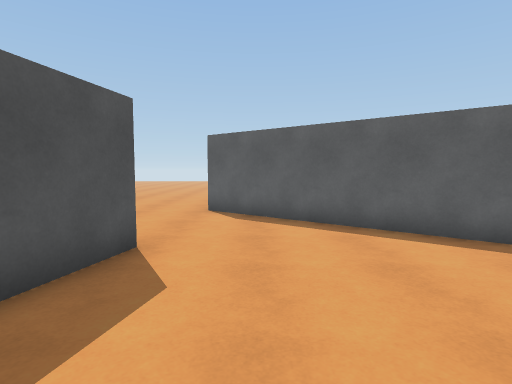
view 1 (above)

24 first-person views from a walk through a 3-D level made in the Unity game engine. The camera is 1.4 m above the floor, tilts 4° down and sees 80° across. The floor is counted in squares, 1 m on a side. Each view is taken from the middle of a square. On the plan, view 1 faces up. The plan holds only what a view shows up to about 14 squares ahead; the rest is blank. The place goes on beyond the plan.

view 2
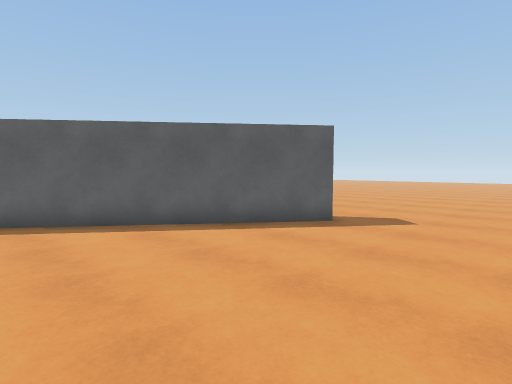

view 3
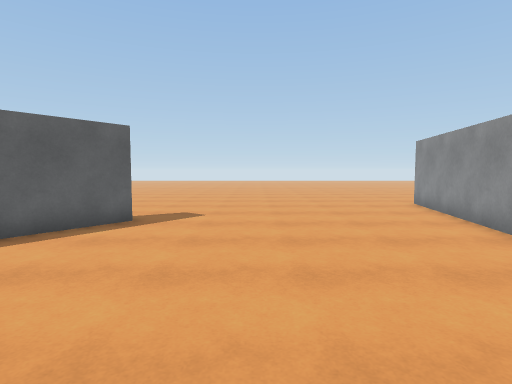

view 4
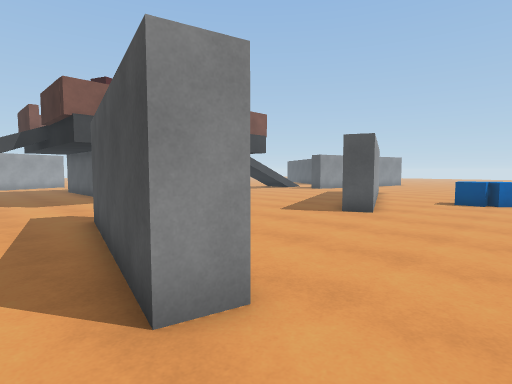

view 5
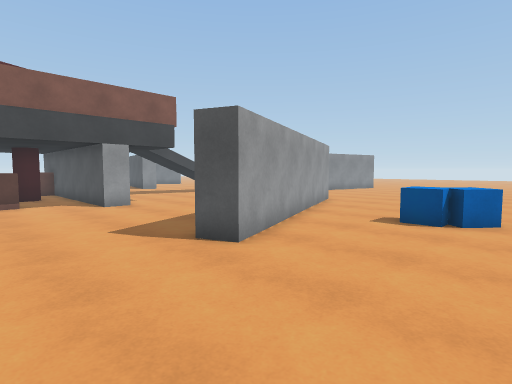

view 6
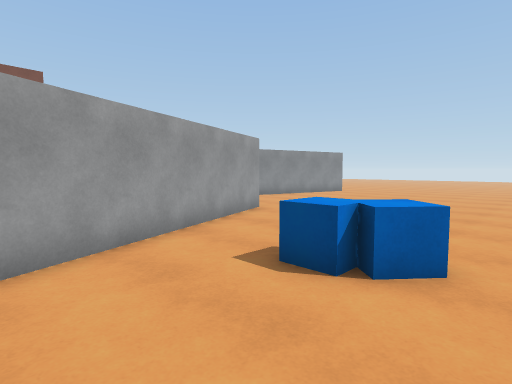

view 7
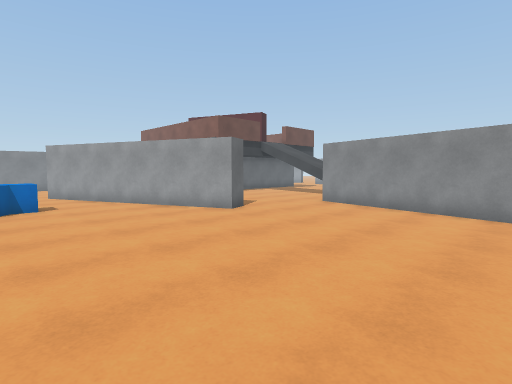

view 8
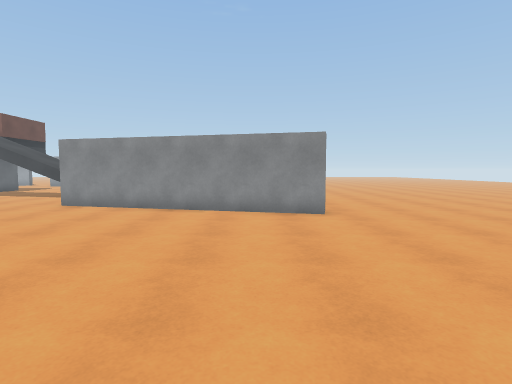

view 9
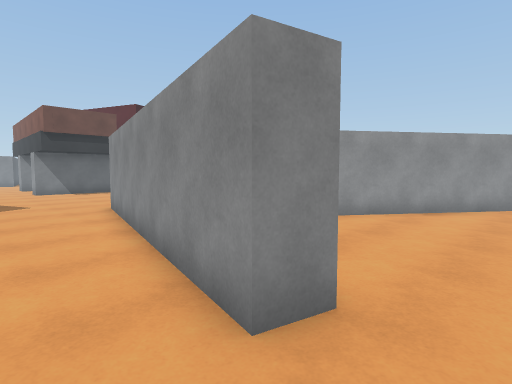

view 10
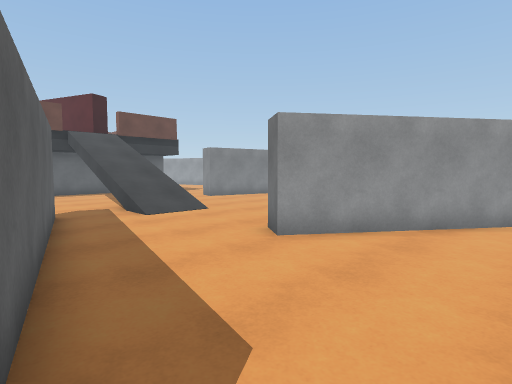

view 11
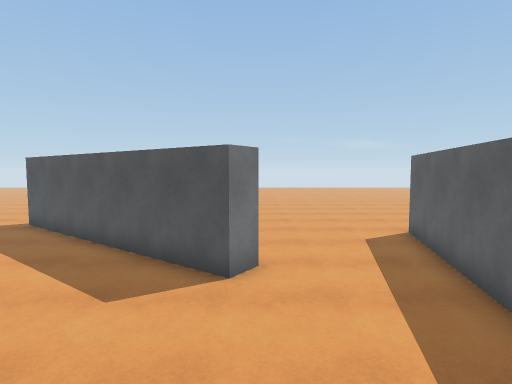

view 12
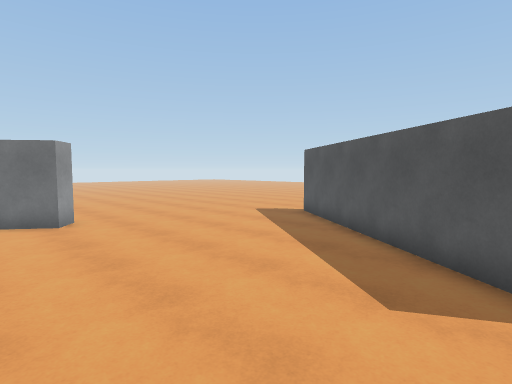

view 13
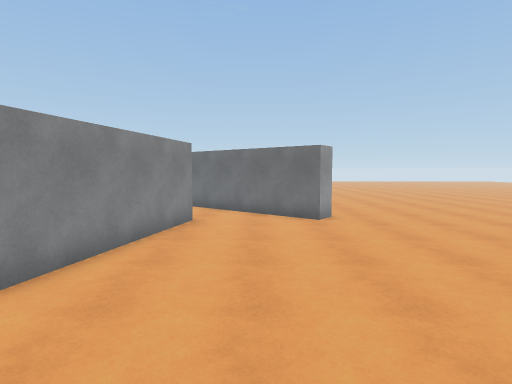

view 14
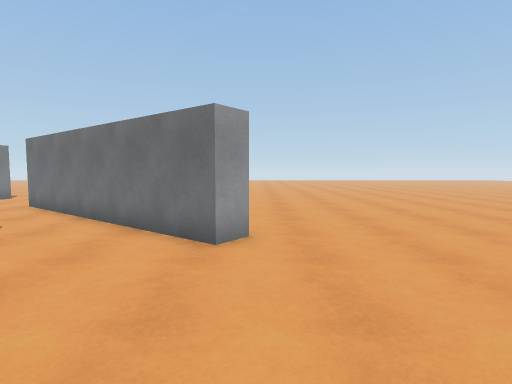

view 15
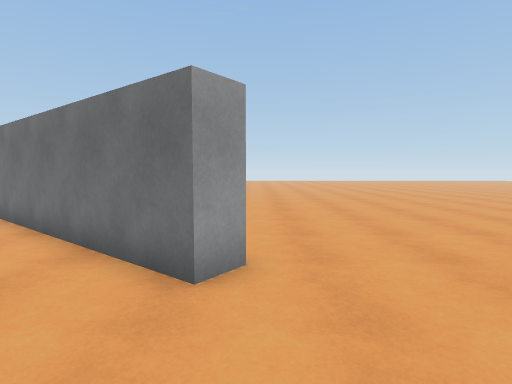

view 16
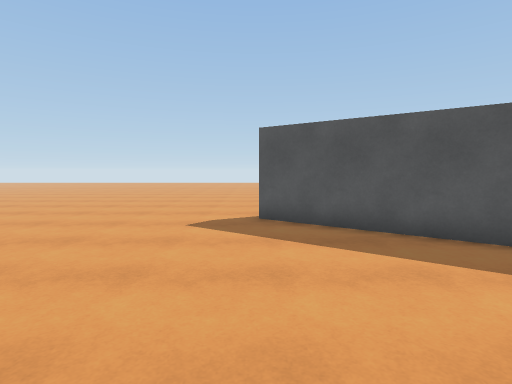

view 17
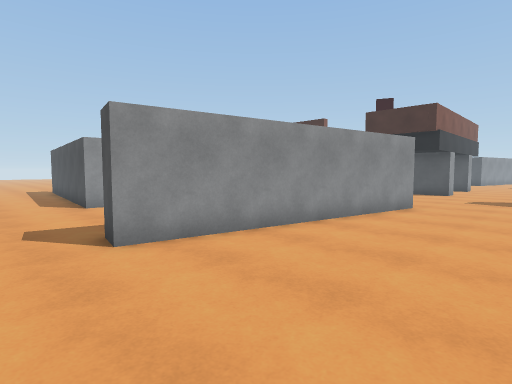

view 18
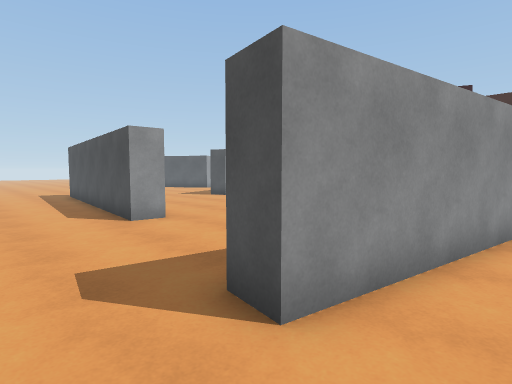

view 19
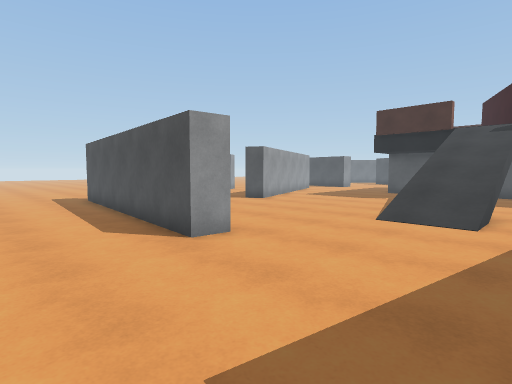

view 20
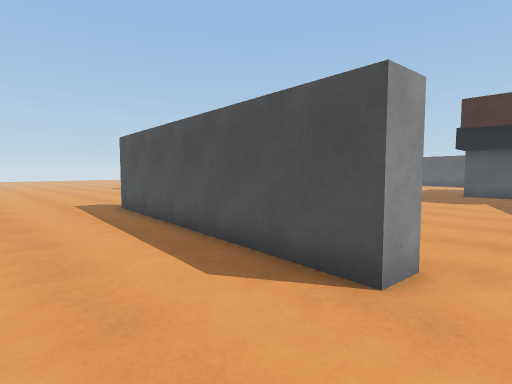

view 21
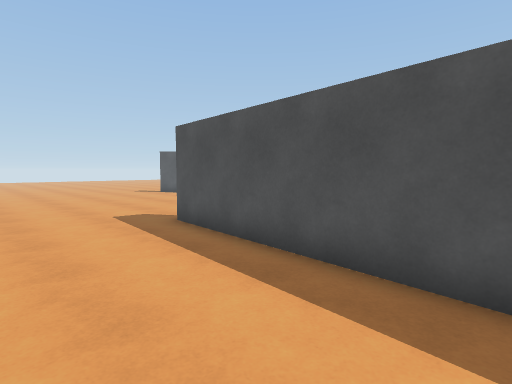

view 22
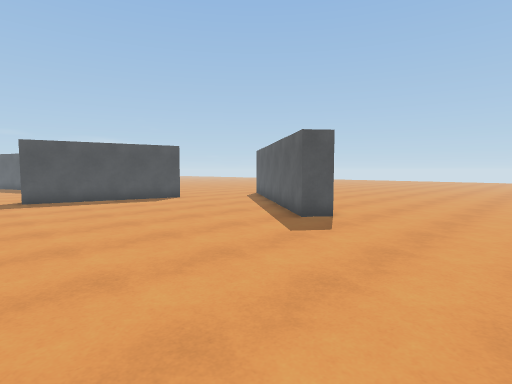

view 23
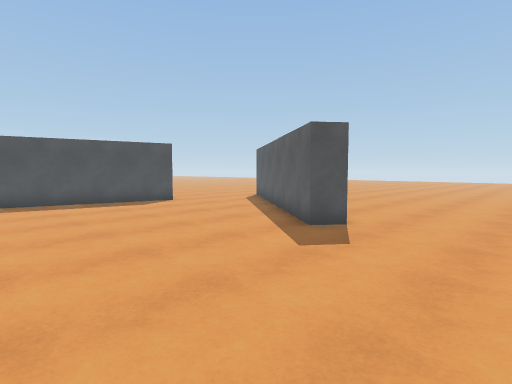

view 24
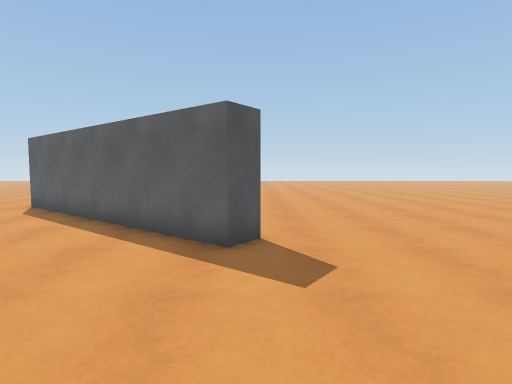

### Floor plan
Key: @ floor where view 1 was taken; # wall or solid block; . floor; / step, stairs or slope; = window, fence, low wall or low ledge; v drop or lower ground; C blue cube; B block; R red cylinder.
Columns run from 33 left of view 1 to 13 right of it. Each row starts with its distance up from view 1.
  8                .......... .........##  ........
  7     . ..........CC..................## ........
  6    .............CC...................###.......
  5   ...............C............#........##......
  4  ............................ #................
  3 ....................###.....  #................
  2 ..................### .....   #................
  1 ...............#### ......   ##................
  0 .............###    ......   #...@.............
 -1 .............#      ......  .#................
 -2 ................    ......  ...................
 -3 ..###.....................   ..................
 -4 ..#######......... ..##...  ......###..........
 -5 ......#######....  .. #...  ....    #######....
 -6 ..........## ...      #.BB  ....          ###..
 -7 ................      #.BB  ....        .......
 -8 ............==vv      #..   ....#vv==..........
 -9 .....##..../////      ##R   ....//////.........
-10  ....##..../////                //////.........
-11  ...##....../vv                  vvv/..........
-12  ..##.........                 ................
-13  .###..........              .............#....
-14  .##............             ............ #....
-15  ##............#              ........... #....
-16  #............##                   .....  #....
-17 ##............#                     ..    #....
-18 #.............#                           #....
-19 ..............#                           #....
-20 ..............#                           #....
-21 .........#....                           ##....
-22 .........###...                          #....
-23 .........  ##...                         .....
-24 .........   ##...                        .....
-25 .........    ###..                      ......
-26 .........      ##.                      ......
-27 .........       ##                      ......

Positions as (right, up) in squares from view 1, and headings:
1: (0, 0), facing up
2: (-1, 0), facing up-right
3: (-2, 1), facing right
4: (-1, 8), facing down-left
5: (-7, 8), facing down-left
6: (-12, 8), facing down-left
7: (-29, 7), facing down-right
8: (-29, 7), facing down
9: (-33, -1), facing down-right
10: (-32, -4), facing down-right
11: (-21, -9), facing left
12: (-22, -10), facing down-left
13: (-22, -10), facing down
14: (-25, -15), facing down
15: (-25, -17), facing down
16: (-24, -18), facing left
17: (13, 0), facing down-left
18: (13, -4), facing down-left
19: (13, -7), facing down-left
20: (13, -11), facing down-left
21: (13, -15), facing down-left
22: (12, -3), facing up-left
23: (11, -2), facing up-left
24: (7, -1), facing up
